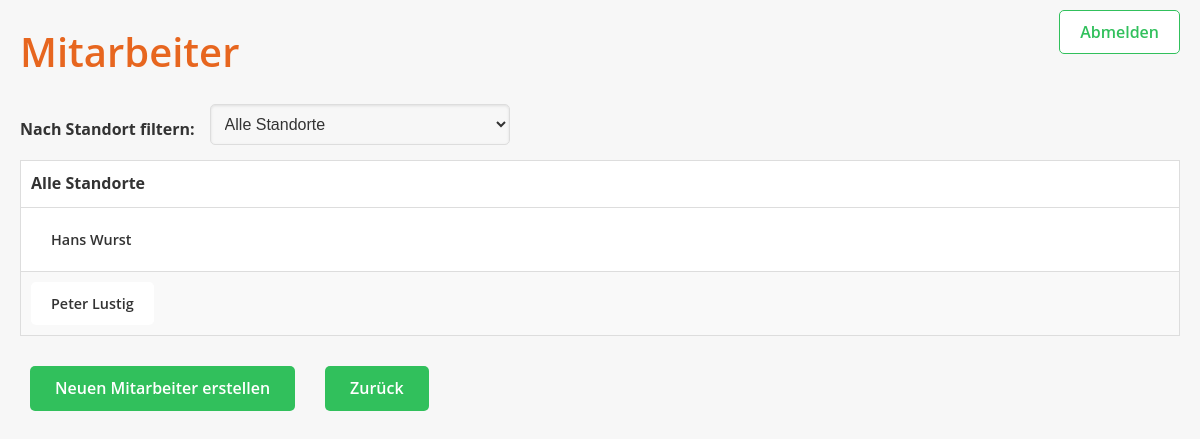
Before: /PersonaleinsatzplanHaeH/mitarbeiter/list/ with the older database file.
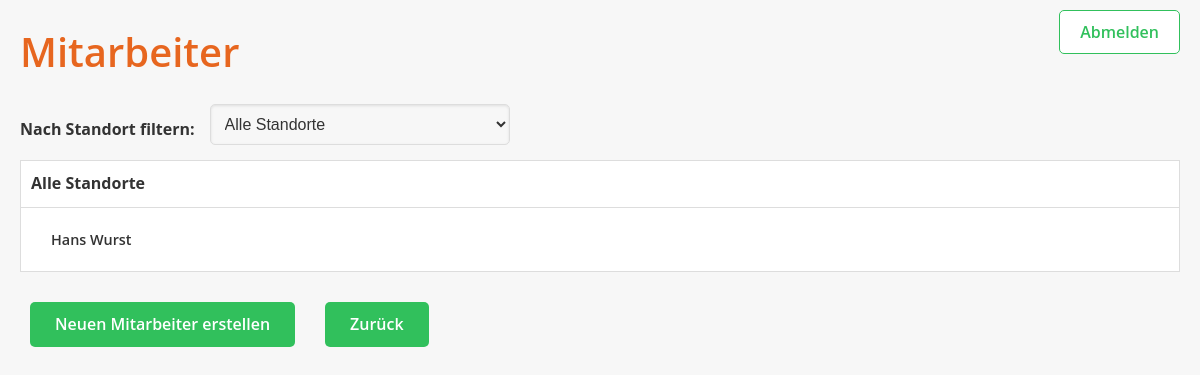
After: the same page with the newer database file.
### PersonaleinsatzplanHaeH/models.py (models this page shows, shortened)
class Mitarbeiter(models.Model):
    vorname = models.CharField(max_length=255)
    nachname = models.CharField(max_length=255)
    qualifikation = models.CharField(max_length=255)
    max_woechentliche_arbeitszeit = models.IntegerField()
    personalnummer = models.IntegerField(unique=True, null=False)
    geburtsdatum = models.DateField()
    vertragsbeginn = models.DateField()
    vertragsendeBefristet = models.DateField(blank=True, null=True)
    unbefristet = models.BooleanField(default=False)
    niederlassung = models.ForeignKey(Niederlassung, on_delete=models.PROTECT, null=True, blank=True)

### PersonaleinsatzplanHaeH/views.py (the view)
# urls.py: path('mitarbeiter/list/', MitarbeiterListView.as_view(), name='mitarbeiter_list'),
class MitarbeiterListView(ListView):
    model = Mitarbeiter
    template_name = 'mitarbeiter_list.html'
    context_object_name = 'mitarbeiter'
    def get_queryset(self):
        queryset = super().get_queryset()
        niederlassung_id = self.request.GET.get('niederlassung')
        if niederlassung_id:
            queryset = queryset.filter(niederlassung_id=niederlassung_id)
        return queryset
    def get_context_data(self, **kwargs):
        context = super().get_context_data(**kwargs)
        context['niederlassungen'] = Niederlassung.objects.all()
        niederlassung_id = self.request.GET.get('niederlassung')
        if niederlassung_id:
            niederlassung = Niederlassung.objects.filter(id=niederlassung_id).first()
            context['niederlassung_name'] = niederlassung.name if niederlassung else "Alle Standorte"
        else:
            context['niederlassung_name'] = "Alle Standorte"
        context['zurueck_link'] = self.request.GET.get('next', '/')
        return context

### templates/mitarbeiter_list.html (shortened to what this page needs)
<!DOCTYPE html>
<html lang="en">
<head>
    {% load static %}
    <link rel="stylesheet" href="{% static 'css/styles.css' %}">
</head>
<body>
<div class="navbar">
    <a href="{% url 'PersonaleinsatzplanHaeH:logout' %}" class="logout-link">Abmelden</a>
</div>
<h1>Mitarbeiter</h1>
<form method="get" class="filter-form">
    <div class="filter-row" style="display: flex; align-items: center; gap: 10px;">
        <label for="standort_filter">Nach Standort filtern:</label>
        <select name="niederlassung" id="standort_filter" onchange="this.form.submit()" class="filter-select">
            <option value="">Alle Standorte</option>
        </select>
    </div>
</form>
<table>
    <thead>
        <tr>
            <th>{{ niederlassung_name }}</th>
        </tr>
    </thead>
    <tbody>
        {% for mitarbeiter in mitarbeiter %}
        <tr>
            <td>
                <a href="{% url 'PersonaleinsatzplanHaeH:mitarbeiter_detail' mitarbeiter.pk %}?next={{ request.path }}" class="card-link">
                    {{ mitarbeiter.vorname }} {{ mitarbeiter.nachname }}
                </a>
            </td>
        </tr>
        {% endfor %}
    </tbody>
</table>
<div class="actions">
    <a href="{% url 'PersonaleinsatzplanHaeH:mitarbeiter_create' %}?next={{ request.path }}" class="action-link">
        Neuen Mitarbeiter erstellen
    </a>
    <a href="{{ zurueck_link }}" class="action-link">Zurück</a>
</div>
</body>
</html>

Changed rows visible on the page:
removed Mitarbeiter: vorname "Peter", nachname "Lustig"
